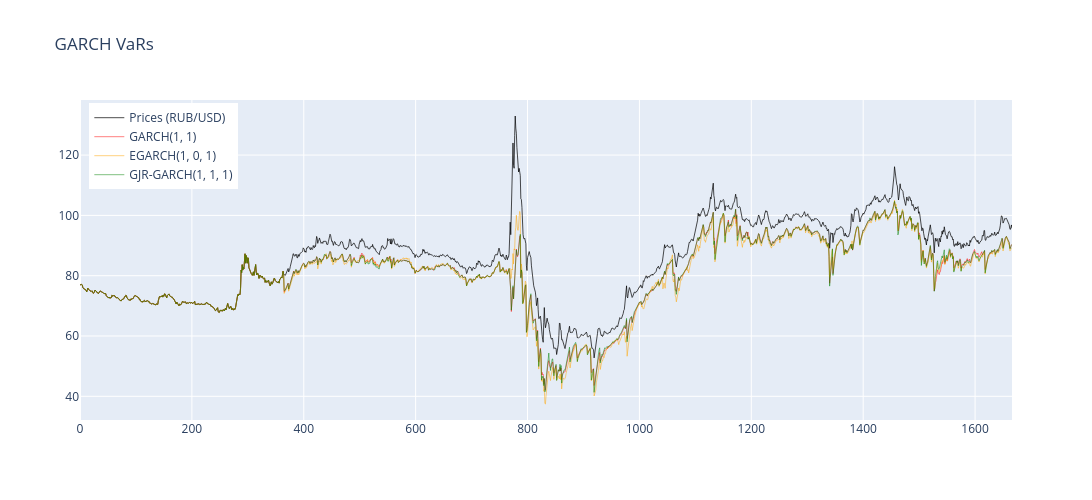

The notebook cell saved with this chart:
### Code cell
import plotly.graph_objects as go

# Create figure
fig = go.Figure()

# Add the returns line (scaled)
fig.add_trace(go.Scatter(
    x=np.arange(len(prices_usd)),
    y= prices_usd,
    mode='lines',
    name='Prices (RUB/USD)',
    line=dict(color='black', width=1),
    opacity=0.7
))

# Add GARCH(1,1)
fig.add_trace(go.Scatter(
    x=np.arange(len(prices_usd)),
    y=turn_var_into_real_terms(_norm_vars, prices_usd),
    mode='lines',
    line=dict(color='red', width=0.5),
    name='GARCH(1, 1)'
))

#Add EGARCH(1, 0, 1)
fig.add_trace(go.Scatter(
    x=np.arange(len(prices_usd)),
    y=turn_var_into_real_terms(_egarch_vars, prices_usd),
    mode='lines',
    line=dict(color='orange', width=0.5),
    name='EGARCH(1, 0, 1)'
))

# # Add Student's t CI (filled area)
# fig.add_trace(go.Scatter(
#     x=np.arange(len(prices_usd)),
#     y=turn_var_into_real_terms(_egarcho1_vars, prices_usd),
#     mode='lines',
#     line=dict(color='blue', width=0.5),
#     name='EGARCH(1, 1, 1)'
# ))

fig.add_trace(go.Scatter(
    x=np.arange(len(prices_usd)),
    y=turn_var_into_real_terms(_gjrgarch_vars, prices_usd),
    mode='lines',
    line=dict(color='green', width=0.5),
    name='GJR-GARCH(1, 1, 1)'
))

# Update layout
fig.update_layout(
    title=f'GARCH VaRs',
    width=1200,
    height=800,
    hovermode='x unified',
    legend=dict(
        yanchor="top",
        y=0.99,
        xanchor="left",
        x=0.01
    )
)

fig.show()

### Figure 1 — Plotly figure (JSON) as saved in the notebook; plotly's stock layout.template omitted (floating-point values rounded to 4 significant figures; data arrays with more than 128 entries replaced by an {"elided": "..."} marker saying what was removed)
{"data": [{"line": {"color": "black", "width": 1}, "mode": "lines", "name": "Prices (RUB/USD)", "opacity": 0.7, "type": "scatter", "x": {"elided": "1667 int values"}, "y": {"elided": "1667 float values"}}, {"line": {"color": "red", "width": 0.5}, "mode": "lines", "name": "GARCH(1, 1)", "type": "scatter", "x": {"elided": "1667 int values"}, "y": {"elided": "1666 float values"}}, {"line": {"color": "orange", "width": 0.5}, "mode": "lines", "name": "EGARCH(1, 0, 1)", "type": "scatter", "x": {"elided": "1667 int values"}, "y": {"elided": "1666 float values"}}, {"line": {"color": "green", "width": 0.5}, "mode": "lines", "name": "GJR-GARCH(1, 1, 1)", "type": "scatter", "x": {"elided": "1667 int values"}, "y": {"elided": "1666 float values"}}], "layout": {"height": 500, "hovermode": "x unified", "legend": {"x": 0.01, "xanchor": "left", "y": 0.99, "yanchor": "top"}, "title": {"text": "GARCH VaRs"}, "width": 1200}}
